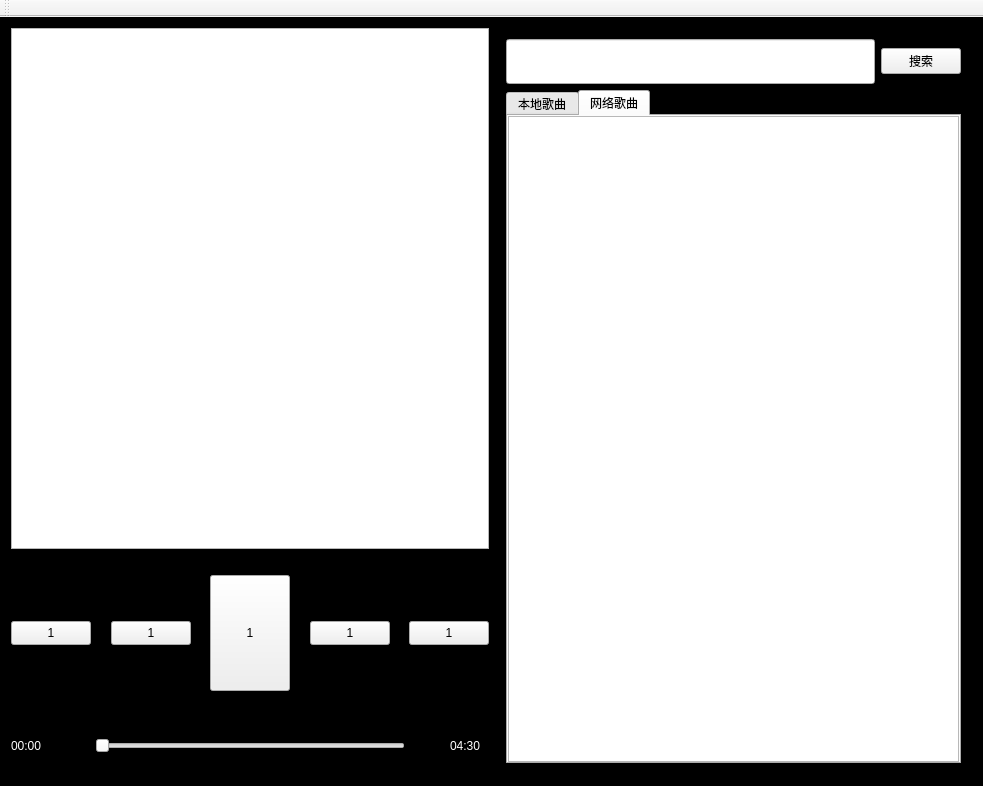
<?xml version="1.0" encoding="UTF-8"?>
<ui version="4.0">
 <class>CloudMusicWindow</class>
 <widget class="QMainWindow" name="CloudMusicWindow">
  <property name="geometry">
   <rect>
    <x>0</x>
    <y>0</y>
    <width>983</width>
    <height>786</height>
   </rect>
  </property>
  <property name="windowTitle">
   <string>音乐云平台</string>
  </property>
  <property name="styleSheet">
   <string notr="true">QWidget#centralWidget{
	background-color: rgb(0, 0, 0);
}
</string>
  </property>
  <widget class="QWidget" name="centralWidget">
   <layout class="QVBoxLayout" name="verticalLayout_6">
    <item>
     <layout class="QHBoxLayout" name="horizontalLayout_3" stretch="5,5">
      <item>
       <layout class="QVBoxLayout" name="verticalLayout" stretch="9,0,2,0,1">
        <item>
         <widget class="QGraphicsView" name="graphicsView"/>
        </item>
        <item>
         <spacer name="verticalSpacer_9">
          <property name="orientation">
           <enum>Qt::Vertical</enum>
          </property>
          <property name="sizeType">
           <enum>QSizePolicy::Fixed</enum>
          </property>
          <property name="sizeHint" stdset="0">
           <size>
            <width>10</width>
            <height>20</height>
           </size>
          </property>
         </spacer>
        </item>
        <item>
         <layout class="QGridLayout" name="gridLayout" columnstretch="2,1,2,1,4,1,2,1,2">
          <item row="1" column="3">
           <spacer name="horizontalSpacer_4">
            <property name="orientation">
             <enum>Qt::Horizontal</enum>
            </property>
            <property name="sizeHint" stdset="0">
             <size>
              <width>40</width>
              <height>20</height>
             </size>
            </property>
           </spacer>
          </item>
          <item row="0" column="0">
           <spacer name="verticalSpacer">
            <property name="orientation">
             <enum>Qt::Vertical</enum>
            </property>
            <property name="sizeHint" stdset="0">
             <size>
              <width>20</width>
              <height>40</height>
             </size>
            </property>
           </spacer>
          </item>
          <item row="2" column="0">
           <spacer name="verticalSpacer_3">
            <property name="orientation">
             <enum>Qt::Vertical</enum>
            </property>
            <property name="sizeHint" stdset="0">
             <size>
              <width>20</width>
              <height>40</height>
             </size>
            </property>
           </spacer>
          </item>
          <item row="1" column="0">
           <widget class="QPushButton" name="pushButton">
            <property name="sizePolicy">
             <sizepolicy hsizetype="Minimum" vsizetype="Expanding">
              <horstretch>0</horstretch>
              <verstretch>0</verstretch>
             </sizepolicy>
            </property>
            <property name="text">
             <string>1</string>
            </property>
           </widget>
          </item>
          <item row="1" column="6">
           <widget class="QPushButton" name="pushButton_3">
            <property name="sizePolicy">
             <sizepolicy hsizetype="Minimum" vsizetype="Expanding">
              <horstretch>0</horstretch>
              <verstretch>0</verstretch>
             </sizepolicy>
            </property>
            <property name="text">
             <string>1</string>
            </property>
           </widget>
          </item>
          <item row="2" column="2">
           <spacer name="verticalSpacer_2">
            <property name="orientation">
             <enum>Qt::Vertical</enum>
            </property>
            <property name="sizeHint" stdset="0">
             <size>
              <width>20</width>
              <height>40</height>
             </size>
            </property>
           </spacer>
          </item>
          <item row="1" column="2">
           <widget class="QPushButton" name="pushButton_2">
            <property name="sizePolicy">
             <sizepolicy hsizetype="Minimum" vsizetype="Expanding">
              <horstretch>0</horstretch>
              <verstretch>0</verstretch>
             </sizepolicy>
            </property>
            <property name="text">
             <string>1</string>
            </property>
           </widget>
          </item>
          <item row="1" column="5">
           <spacer name="horizontalSpacer_5">
            <property name="orientation">
             <enum>Qt::Horizontal</enum>
            </property>
            <property name="sizeHint" stdset="0">
             <size>
              <width>40</width>
              <height>20</height>
             </size>
            </property>
           </spacer>
          </item>
          <item row="1" column="1">
           <spacer name="horizontalSpacer_3">
            <property name="orientation">
             <enum>Qt::Horizontal</enum>
            </property>
            <property name="sizeHint" stdset="0">
             <size>
              <width>40</width>
              <height>20</height>
             </size>
            </property>
           </spacer>
          </item>
          <item row="1" column="8">
           <widget class="QPushButton" name="pushButton_5">
            <property name="sizePolicy">
             <sizepolicy hsizetype="Minimum" vsizetype="Expanding">
              <horstretch>0</horstretch>
              <verstretch>0</verstretch>
             </sizepolicy>
            </property>
            <property name="text">
             <string>1</string>
            </property>
           </widget>
          </item>
          <item row="1" column="7">
           <spacer name="horizontalSpacer_6">
            <property name="orientation">
             <enum>Qt::Horizontal</enum>
            </property>
            <property name="sizeHint" stdset="0">
             <size>
              <width>40</width>
              <height>20</height>
             </size>
            </property>
           </spacer>
          </item>
          <item row="0" column="4" rowspan="3">
           <widget class="QPushButton" name="pushButton_4">
            <property name="sizePolicy">
             <sizepolicy hsizetype="Minimum" vsizetype="Expanding">
              <horstretch>0</horstretch>
              <verstretch>0</verstretch>
             </sizepolicy>
            </property>
            <property name="text">
             <string>1</string>
            </property>
           </widget>
          </item>
          <item row="0" column="2">
           <spacer name="verticalSpacer_4">
            <property name="orientation">
             <enum>Qt::Vertical</enum>
            </property>
            <property name="sizeHint" stdset="0">
             <size>
              <width>20</width>
              <height>40</height>
             </size>
            </property>
           </spacer>
          </item>
          <item row="0" column="6">
           <spacer name="verticalSpacer_5">
            <property name="orientation">
             <enum>Qt::Vertical</enum>
            </property>
            <property name="sizeHint" stdset="0">
             <size>
              <width>20</width>
              <height>40</height>
             </size>
            </property>
           </spacer>
          </item>
          <item row="2" column="6">
           <spacer name="verticalSpacer_6">
            <property name="orientation">
             <enum>Qt::Vertical</enum>
            </property>
            <property name="sizeHint" stdset="0">
             <size>
              <width>20</width>
              <height>40</height>
             </size>
            </property>
           </spacer>
          </item>
          <item row="0" column="8">
           <spacer name="verticalSpacer_7">
            <property name="orientation">
             <enum>Qt::Vertical</enum>
            </property>
            <property name="sizeHint" stdset="0">
             <size>
              <width>20</width>
              <height>40</height>
             </size>
            </property>
           </spacer>
          </item>
          <item row="2" column="8">
           <spacer name="verticalSpacer_8">
            <property name="orientation">
             <enum>Qt::Vertical</enum>
            </property>
            <property name="sizeHint" stdset="0">
             <size>
              <width>20</width>
              <height>40</height>
             </size>
            </property>
           </spacer>
          </item>
         </layout>
        </item>
        <item>
         <spacer name="verticalSpacer_10">
          <property name="orientation">
           <enum>Qt::Vertical</enum>
          </property>
          <property name="sizeType">
           <enum>QSizePolicy::Fixed</enum>
          </property>
          <property name="sizeHint" stdset="0">
           <size>
            <width>10</width>
            <height>20</height>
           </size>
          </property>
         </spacer>
        </item>
        <item>
         <layout class="QHBoxLayout" name="horizontalLayout" stretch="1,1,8,1,1">
          <item>
           <widget class="QLabel" name="label">
            <property name="styleSheet">
             <string notr="true">color: rgb(255, 255, 255);</string>
            </property>
            <property name="text">
             <string>00:00</string>
            </property>
           </widget>
          </item>
          <item>
           <spacer name="horizontalSpacer">
            <property name="orientation">
             <enum>Qt::Horizontal</enum>
            </property>
            <property name="sizeHint" stdset="0">
             <size>
              <width>40</width>
              <height>20</height>
             </size>
            </property>
           </spacer>
          </item>
          <item>
           <widget class="QSlider" name="horizontalSlider">
            <property name="orientation">
             <enum>Qt::Horizontal</enum>
            </property>
           </widget>
          </item>
          <item>
           <spacer name="horizontalSpacer_2">
            <property name="orientation">
             <enum>Qt::Horizontal</enum>
            </property>
            <property name="sizeHint" stdset="0">
             <size>
              <width>40</width>
              <height>20</height>
             </size>
            </property>
           </spacer>
          </item>
          <item>
           <widget class="QLabel" name="label_2">
            <property name="styleSheet">
             <string notr="true">color: rgb(255, 255, 255);</string>
            </property>
            <property name="text">
             <string>04:30</string>
            </property>
           </widget>
          </item>
         </layout>
        </item>
       </layout>
      </item>
      <item>
       <widget class="QStackedWidget" name="stackedWidget">
        <property name="currentIndex">
         <number>0</number>
        </property>
        <widget class="QWidget" name="page">
         <layout class="QVBoxLayout" name="verticalLayout_5">
          <item>
           <layout class="QVBoxLayout" name="verticalLayout_4">
            <item>
             <layout class="QHBoxLayout" name="horizontalLayout_2">
              <item>
               <widget class="QLineEdit" name="lineEdit">
                <property name="minimumSize">
                 <size>
                  <width>0</width>
                  <height>45</height>
                 </size>
                </property>
               </widget>
              </item>
              <item>
               <widget class="QPushButton" name="pushButton_6">
                <property name="text">
                 <string>搜索</string>
                </property>
               </widget>
              </item>
             </layout>
            </item>
            <item>
             <widget class="QTabWidget" name="tabWidget">
              <property name="currentIndex">
               <number>1</number>
              </property>
              <widget class="QWidget" name="tab">
               <attribute name="title">
                <string>本地歌曲</string>
               </attribute>
               <layout class="QVBoxLayout" name="verticalLayout_2">
                <property name="leftMargin">
                 <number>0</number>
                </property>
                <property name="topMargin">
                 <number>0</number>
                </property>
                <property name="rightMargin">
                 <number>0</number>
                </property>
                <property name="bottomMargin">
                 <number>0</number>
                </property>
                <item>
                 <widget class="QTableWidget" name="tableWidget"/>
                </item>
               </layout>
              </widget>
              <widget class="QWidget" name="tab_2">
               <attribute name="title">
                <string>网络歌曲</string>
               </attribute>
               <layout class="QVBoxLayout" name="verticalLayout_3">
                <property name="leftMargin">
                 <number>0</number>
                </property>
                <property name="topMargin">
                 <number>0</number>
                </property>
                <property name="rightMargin">
                 <number>0</number>
                </property>
                <property name="bottomMargin">
                 <number>0</number>
                </property>
                <item>
                 <widget class="QTableWidget" name="tableWidget_2"/>
                </item>
               </layout>
              </widget>
             </widget>
            </item>
           </layout>
          </item>
         </layout>
        </widget>
        <widget class="QWidget" name="page_2">
         <widget class="QTextEdit" name="textEdit">
          <property name="geometry">
           <rect>
            <x>50</x>
            <y>50</y>
            <width>301</width>
            <height>571</height>
           </rect>
          </property>
         </widget>
        </widget>
       </widget>
      </item>
     </layout>
    </item>
   </layout>
  </widget>
  <widget class="QMenuBar" name="menuBar">
   <property name="geometry">
    <rect>
     <x>0</x>
     <y>0</y>
     <width>983</width>
     <height>26</height>
    </rect>
   </property>
  </widget>
  <widget class="QToolBar" name="mainToolBar">
   <attribute name="toolBarArea">
    <enum>TopToolBarArea</enum>
   </attribute>
   <attribute name="toolBarBreak">
    <bool>false</bool>
   </attribute>
  </widget>
 </widget>
 <layoutdefault spacing="6" margin="11"/>
 <resources/>
 <connections/>
</ui>
